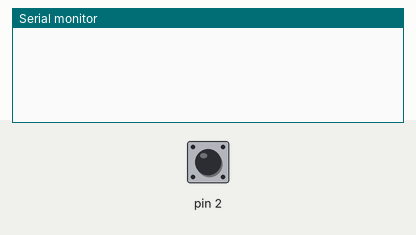
This sketch was run on a simulated Arduino Uno, built with avr-gcc and run on an emulated ATmega328P. Parts: the last lines printed to the serial monitor. The test bench sets the inputs (shaded band); at power-on: pin 2 HIGH.

Above: at 1.2 s.
1.3 s: pin 2 pulled LOW for 0.15 s
4.4 s: pin 2 pulled LOW for 1 s
At 5.3 s:
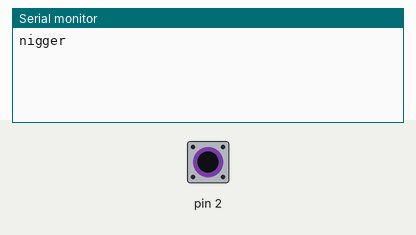
6.9 s: pin 2 pulled LOW for 0.15 s
At 10.8 s:
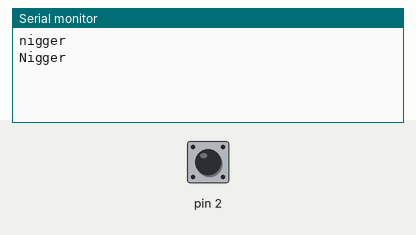

The sketch:

interrupt.ino
```cpp
void button_pressed_ISR(void);

volatile uint8_t ledState = 0;

void setup() {
  // put your setup code here, to run once:
  pinMode(2, INPUT_PULLUP);
  Serial.begin(9600);
  attachInterrupt(digitalPinToInterrupt(2), button_pressed_ISR, FALLING);
}

void loop() {

  if (ledState){
    Serial.println("Nigger");
  }

  delay(5000);
  // put your main code here, to run repeatedly:

}


void button_pressed_ISR (){
  if(ledState){
    ledState = 0;
    digitalWrite(13, HIGH);
    Serial.println("nigger");
  }else{
    ledState = 1;
    digitalWrite(13, LOW);

  }
}
```

Measured:
- after the input at 4.4 s, the serial monitor: prints a new line at once (image 1)
- after the input at 6.9 s, the serial monitor: prints a new line after 3.1 s (image 2)
